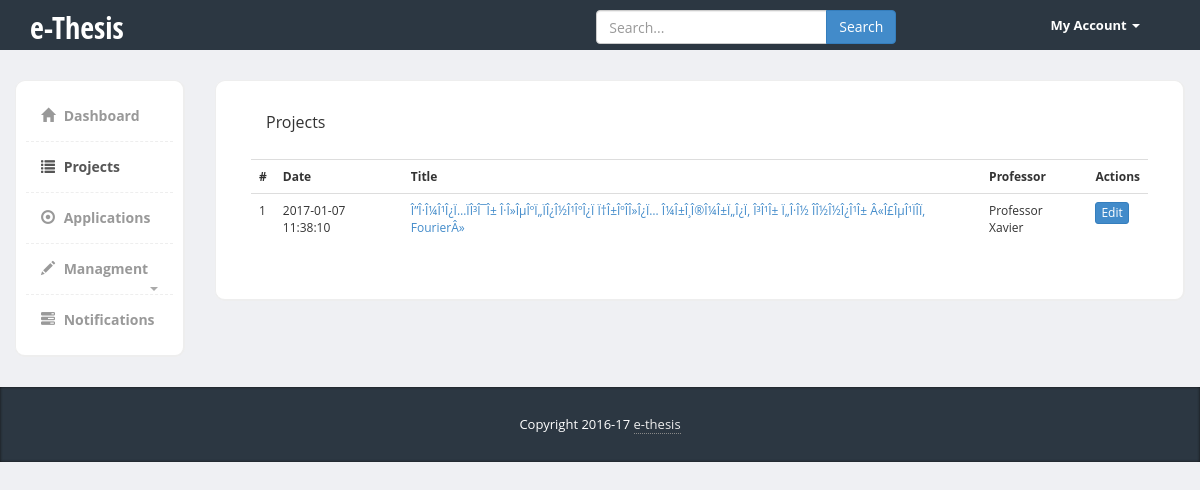
The app's page /projects.php (signed in) with its own data.
### tables this page shows
CREATE TABLE `project` (
  `id` int(11) NOT NULL,
  `title` varchar(255) NOT NULL,
  `description` text NOT NULL,
  `prof_id` int(11) NOT NULL,
  `status` int(11) NOT NULL DEFAULT '0',
  `created_date` timestamp NOT NULL DEFAULT CURRENT_TIMESTAMP,
  `modified_date` timestamp
);

CREATE TABLE `user` (
  `id` int(11) NOT NULL,
  `username` varchar(45) NOT NULL,
  `password` varchar(255) NOT NULL,
  `firstname` varchar(45) DEFAULT NULL,
  `lastname` varchar(45) DEFAULT NULL,
  `aem` varchar(45) DEFAULT NULL,
  `email` varchar(255) NOT NULL,
  `role` int(11) NOT NULL
);

### classes/Project.class.php (called while the page is built, shortened)
<?php
class Project {
	protected $id;
	protected $title;
	protected $prof;
	protected $created_date;
	public function __construct($id, $title, $description, $status, $prof, $created_date = null, $modified_date = null) {
		$this->id = $id;
		$this->title = $title;
		$this->prof = $prof;
		$this->created_date = $created_date;
	}
	public static function getProjects() {
		$conn = DBHelper::getDBO();
		$query = 'SELECT `id`,`title`,`description`,`prof_id`,`status`,`created_date`,`modified_date` FROM `project` ORDER BY `created_date` DESC';
		$stmt = $conn->prepare($query);
		$stmt->execute();
		$stmt->bind_result($id, $title, $description, $prof_id, $status, $created_date, $modified_date);
		$stmt->store_result();
		$projects = array();
		while($stmt->fetch()) {
			$prof = User::getUser($prof_id);
			$projects[] = new Project($id, $title, $description, $status, $prof, $created_date, $modified_date);
		}
		return $projects;
	}
	public function getId() {
		return $this->id;
	}
	public function getTitle() {
		return $this->title;
	}
	public function getProfName() {
		return $this->prof->getFullName();
	}
	public function getCreatedDate() {
		return $this->created_date;
	}
}

### classes/User.class.php (called while the page is built, shortened)
<?php
class User {
	protected $firstname;
	protected $lastname;
	public function __construct($id, $aem, $username, $email, $firstname, $lastname, $role) {
		$this->firstname = $firstname;
		$this->lastname = $lastname;
	}
	public static function getUser($id) {
		$conn = DBHelper::getDBO();
		$query = 'SELECT `aem`, `username`, `firstname`, `lastname`, `email`, `role` FROM `user` WHERE `id` = ?';
		$stmt = $conn->prepare($query);
		$stmt->bind_param('i', $id);
		$stmt->execute();
		$stmt->bind_result($aem, $username, $firstname, $lastname, $email, $role);
		$user = new User($id, $aem, $username, $email, $firstname, $lastname, $role);
		return $user;
	}
	public function getFullName() {
		return $this->firstname . ' ' . $this->lastname;
	}
}

### classes/DBHelper.class.php (called while the page is built, shortened)
<?php
class DBHelper {
	protected static $db = null;
	public static function getDBO() {
		$db = new mysqli(ETH_CONF_DB_HOST, ETH_CONF_DB_USERNAME,
				ETH_CONF_DB_PASSWORD, ETH_CONF_DB_DBNAME);
		self::$db = $db;
		return self::$db;
	}
	public static function close(){
		if(self::$db == null){
			return true;
		}
		$result = self::$db->close();
		self::$db = null;
		return $result;
	}
}

### views/projects_professor.php (the view)
<table class="table">
	<tr>
		<th>#</th>
		<th>Date</th>
		<th>Title</th>
		<th>Professor</th>
		<th>Actions</th>
	</tr>
	<?php
	$projects = Project::getProjects();
	foreach($projects as $project) { ?>
		<tr>
			<td><?php echo $project->getId(); ?></td>
			<td><?php echo $project->getCreatedDate(); ?></td>
			<td><?php echo '<a href="project.php?id='.$project->getId().'">'.$project->getTitle().'</a>'; ?></td>
			<td><?php echo $project->getProfName(); ?></td>
			<td><a href="manage_project.php?action=edit&pid=<?php echo $project->getId(); ?>" class="btn btn-primary btn-xs">Edit</a></td>
		</tr>
	<?php }	?>
</table>

### css/styles.css (style rules this page uses)
body { font-family: 'Open Sans', sans-serif; background-color: #f7f7f7; position: relative; margin: 0px; font-size: 12px; padding: 0px; }
body { background-color: #eff0f3; }

### records on screen
project: prof "1", created_date "2017-01-07 11:38:10", title "Î”Î·Î¼Î¹Î¿Ï…ÏÎ³Î¯Î± Î·Î»ÎµÎºÏ„ÏÎ¿Î½Î¹ÎºÎ¿Ï Ï†Î±ÎºÎ­Î»Î¿Ï… Î¼Î±Î¸Î®Î¼Î±Ï„Î¿Ï‚ Î³Î¹Î± Ï„Î·Î½ Î­Î½Î½Î¿Î¹Î± Â«Î£ÎµÎ¹ÏÎ­Ï‚ FourierÂ»"
user: $project->getProfName() "Professor Xavier"

### other values on screen
$this->text "Dashboard"
$this->text "Projects"
$this->text "Applications"
$this->text "Managment"
$this->text "Notifications"
